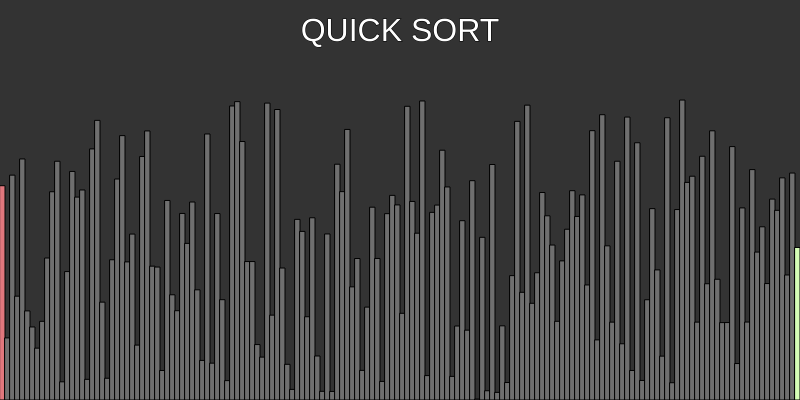
Frame 1 (no input)
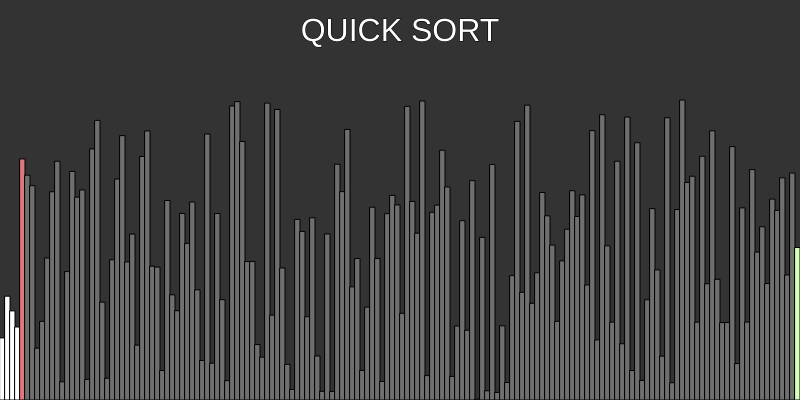
Frame 60 (no input)
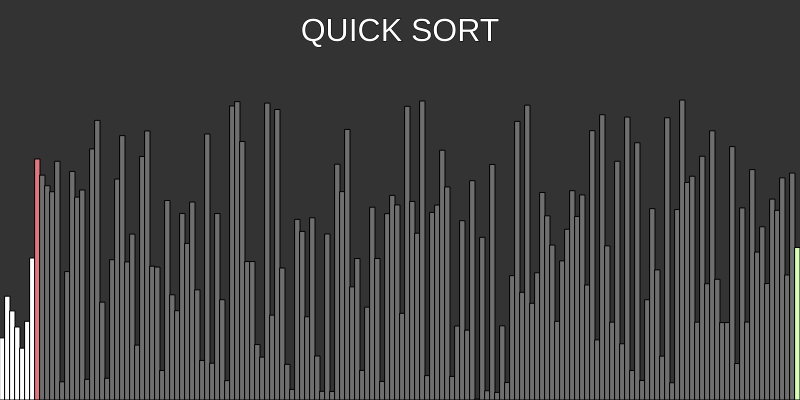
Frame 120 (the mouse pressed at the canvas centre since frame 60)

The p5.js sketch that drew these frames (run headless with seeded random() and noise() and a simulated clock; from frame 60 on, the mouse is pressed at the canvas centre):

// p5.js sketch
// ── sketch.js
let w = 5;
let states = [];

function setup() {
  createCanvas(800, 400);
  values = new Array(floor(width / w));
  for (let i = 0; i < values.length; i++) {
    values[i] = random(height - 100);
    states[i] = -1;
  }

  quickSort(values, 0, values.length - 1);
}

async function partition(arr, start, end) {
  for (let i = start; i < end; i++) {
    states[i] = 1;
  }
  states[end] = 2;
  let pivotIndex = start;
  let pivotValue = arr[end];
  states[pivotIndex] = 0;
  for (let i = start; i < end; i++) {
    if (arr[i] < pivotValue) {
      await swap(arr, i, pivotIndex);
      states[pivotIndex] = -1;
      pivotIndex++;
      states[pivotIndex] = 0;
    }
  }

  await swap(arr, pivotIndex, end);
  for (let i = start; i < end; i++) {
    if (i != pivotIndex) {
      states[i] = -1;
    }
  }
  states[end] = -1;
  return pivotIndex;
}

async function quickSort(arr, start, end) {
  if (start >= end) {
    return;
  }
  let index = await partition(arr, start, end);
  //await sleep(1000000);
  states[index] = -1;
  await quickSort(arr, start, index - 1);
  await quickSort(arr, index + 1, end);
  /*
  await Promise.all([
    quickSort(arr, start, index - 1),
    quickSort(arr, index + 1, end),
  ]);
  */
}

async function swap(arr, a, b) {
  await sleep(100);
  let tmp = arr[a];
  arr[a] = arr[b];
  arr[b] = tmp;
}

function sleep(ms) {
  return new Promise((resolve) => setTimeout(resolve, ms));
}

function draw() {
  background(51);
  for (let i = 0; i < values.length; i++) {
    stroke(0);
    if (states[i] == 0) {
      fill("#E0777D");
    } else if (states[i] == 1) {
      fill(111);
    } else if (states[i] == 2) {
      fill("#D6FFB7");
    } else {
      fill(255);
    }
    /*
    strokeWeight(w);
    let linewidth = i * Math.floor(w / arrsize);
    let offsetw = Math.floor(w / arrsize / 2);
    let offseth = Math.floor(values[i] / arrsize);
    line(i * w, height, i * w, values[i]);
    */
    rect(i * w, height - values[i], w, values[i]);
  }

  push();
  textSize(32);
  fill(255);
  stroke(0);
  textAlign(CENTER, CENTER);
  text("QUICK SORT", width / 2, 32);
  pop();
}
